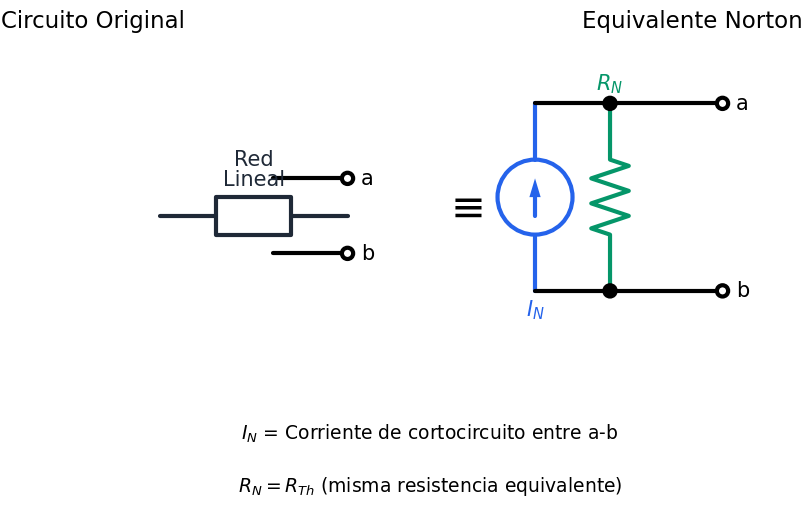

Write Python code to recreate this figure.
#!/usr/bin/env python3
"""
fig_02_norton.py - Equivalente de Norton
Genera: fig_02_norton.svg

Muestra: Circuito original → Equivalente Norton (In || Rn)
"""

import os
import sys
sys.path.insert(0, os.path.join(os.path.dirname(__file__), '..', '..', '..', '00-META', 'tools'))

import schemdraw
import schemdraw.elements as elm
from styles.style_config import apply_style, COLORS

apply_style()

BASE_NAME = os.path.join(os.path.dirname(__file__), 
                         os.path.splitext(os.path.basename(__file__))[0])
OUTPUT_SVG = BASE_NAME + '.svg'
OUTPUT_PNG = BASE_NAME + '.png'

with schemdraw.Drawing(show=False) as d:
    d.config(unit=2.5, fontsize=10)
    
    # === CIRCUITO ORIGINAL (izquierda) ===
    d += elm.Label().at((-1, 2.5)).label('Circuito Original', fontsize=11)
    
    # Caja que representa red lineal
    d += elm.RBox(w=3, h=2.5).at((0, 0)).label('Red\nLineal').color(COLORS['neutral'])
    
    # Terminales a, b
    d += elm.Line().at((1.5, 0.5)).right().length(1)
    d += elm.Dot(open=True).label('a', loc='right')
    d += elm.Line().at((1.5, -0.5)).right().length(1)
    d += elm.Dot(open=True).label('b', loc='right')
    
    # === FLECHA DE EQUIVALENCIA ===
    d += elm.Label().at((4, 0)).label('≡', fontsize=20)
    
    # === EQUIVALENTE NORTON (derecha) ===
    d += elm.Label().at((7, 2.5)).label('Equivalente Norton', fontsize=11)
    
    # Fuente de corriente In
    d += (In := elm.SourceI().at((5, -1)).up().label('$I_N$', loc='left').color(COLORS['primary']))
    
    # Línea superior
    d += elm.Line().right().length(1)
    d += (top := elm.Dot())
    
    # Rn en paralelo
    d.push()
    d += (Rn := elm.Resistor().down().label('$R_N$', loc='right').color(COLORS['secondary']))
    d += (bot := elm.Dot())
    d.pop()
    
    # Terminales
    d += elm.Line().right().length(1.5)
    d += elm.Dot(open=True).label('a', loc='right')
    
    d += elm.Line().at(bot.center).right().length(1.5)
    d += elm.Dot(open=True).label('b', loc='right')
    
    d += elm.Line().at(In.start).right().to(bot.center)
    
    # Fórmulas
    d += elm.Label().at((3.5, -3)).label(r'$I_N$ = Corriente de cortocircuito entre a-b', fontsize=9)
    d += elm.Label().at((3.5, -3.7)).label(r'$R_N = R_{Th}$ (misma resistencia equivalente)', fontsize=9)

    d.save(OUTPUT_SVG)
    d.save(OUTPUT_PNG, dpi=150)

print(f"✓ Generado: {OUTPUT_SVG}")
print(f"✓ Generado: {OUTPUT_PNG}")
